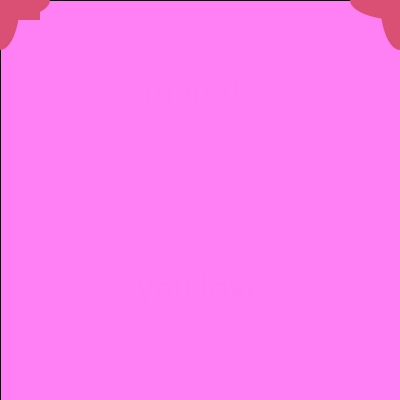
Frame 1 (no input)
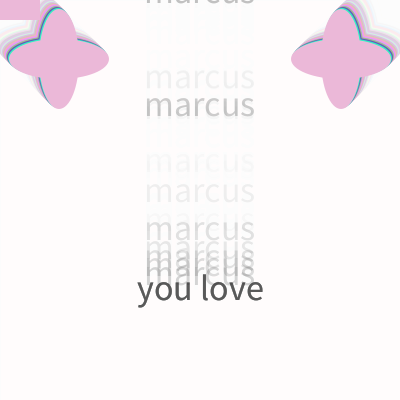
Frame 60 (the mouse pressed at the canvas centre just before this capture)
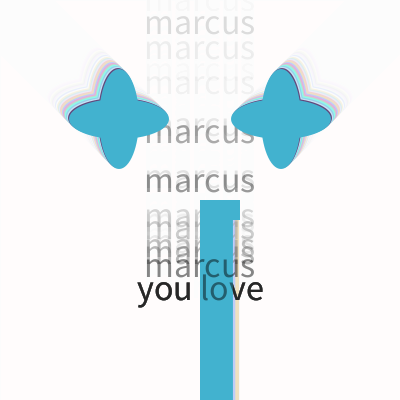
Frame 120 (the mouse held since frame 60 and released just before this capture)

The Processing sketch that drew these frames (run headless with seeded random() and noise(); from frame 60 on, the mouse is pressed at the canvas centre):

// Processing sketch: processing_124283
// ── processing_124283.pde

int moveY, moveX;
int moveY1, moveX1;

void setup() {
  size(400, 400);
  moveX1 = width;
  moveY1 = 0;
  moveY = 0;
  moveX = 0;

  background(random(400), random(400), random(255), random(255));
  smooth();
}

void animaterect() {
  fill(255, 255, 255, 100);
  fill(random(255), random(255), random(255));
  noStroke();
  rect(mouseX, mouseY, 40, 20);
  ellipse(moveX, moveY, 40, 100);
  ellipse(moveX, moveY, 100, 40);
  ellipse(moveX1, moveY1, 40,100);
  ellipse(moveX1, moveY1, 100,40);
  rect(mouseY, mouseX, random(40), mouseY);



  moveY1++;
  moveX1--;
  if (moveY1+40>= height) 
  {
    moveY1=0;
  }
  if (moveX1-40<=0) 
  {
    moveX1=width;
  }
  moveY++;
  moveX++;
  if (moveY+40>= height) 
  {
    moveY=0;
  }
  if (moveX+40>=width) 
  {
    moveX=0;
  }
}


void draw() {
  fill(255, 255, 255, 40);
  rect(0, 0, width, height);
  animaterect();


 
  fill(0, 0, 0,moveY);
 textSize(36); 
  textAlign(CENTER);
  text( "you love", 200,300);
  text( "marcus",(200), random(300));
}
  
  
  
  
  
  
  
